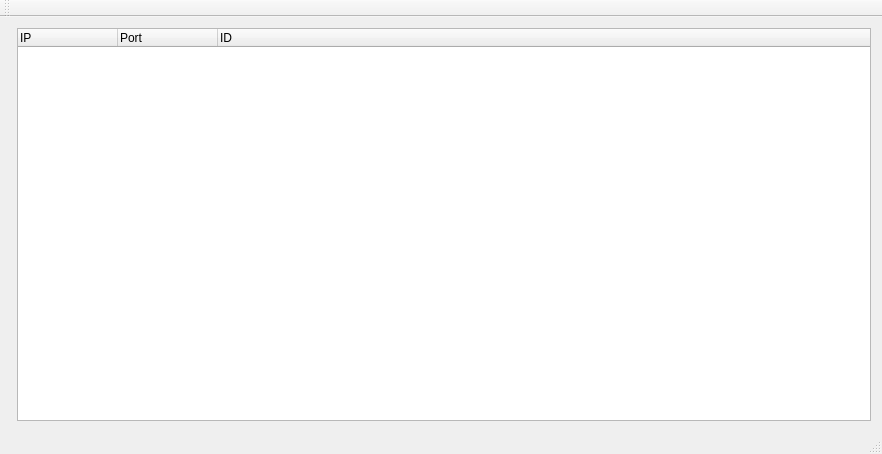
<?xml version="1.0" encoding="UTF-8"?>
<ui version="4.0">
 <class>MainWindow</class>
 <widget class="QMainWindow" name="MainWindow">
  <property name="geometry">
   <rect>
    <x>0</x>
    <y>0</y>
    <width>882</width>
    <height>454</height>
   </rect>
  </property>
  <property name="windowTitle">
   <string>MainWindow</string>
  </property>
  <widget class="QWidget" name="centralWidget">
   <layout class="QGridLayout" name="gridLayout">
    <item row="0" column="0">
     <widget class="MetaInfoWidget" name="widget" native="true"/>
    </item>
    <item row="0" column="1">
     <widget class="QTreeWidget" name="peerList">
      <column>
       <property name="text">
        <string>IP</string>
       </property>
      </column>
      <column>
       <property name="text">
        <string>Port</string>
       </property>
      </column>
      <column>
       <property name="text">
        <string>ID</string>
       </property>
      </column>
     </widget>
    </item>
   </layout>
  </widget>
  <widget class="QMenuBar" name="menuBar">
   <property name="geometry">
    <rect>
     <x>0</x>
     <y>0</y>
     <width>882</width>
     <height>21</height>
    </rect>
   </property>
  </widget>
  <widget class="QToolBar" name="mainToolBar">
   <attribute name="toolBarArea">
    <enum>TopToolBarArea</enum>
   </attribute>
   <attribute name="toolBarBreak">
    <bool>false</bool>
   </attribute>
  </widget>
  <widget class="QStatusBar" name="statusBar"/>
 </widget>
 <layoutdefault spacing="6" margin="11"/>
 <customwidgets>
  <customwidget>
   <class>MetaInfoWidget</class>
   <extends>QWidget</extends>
   <header>MetaInfoWidget.h</header>
   <container>1</container>
  </customwidget>
 </customwidgets>
 <resources/>
 <connections/>
</ui>
